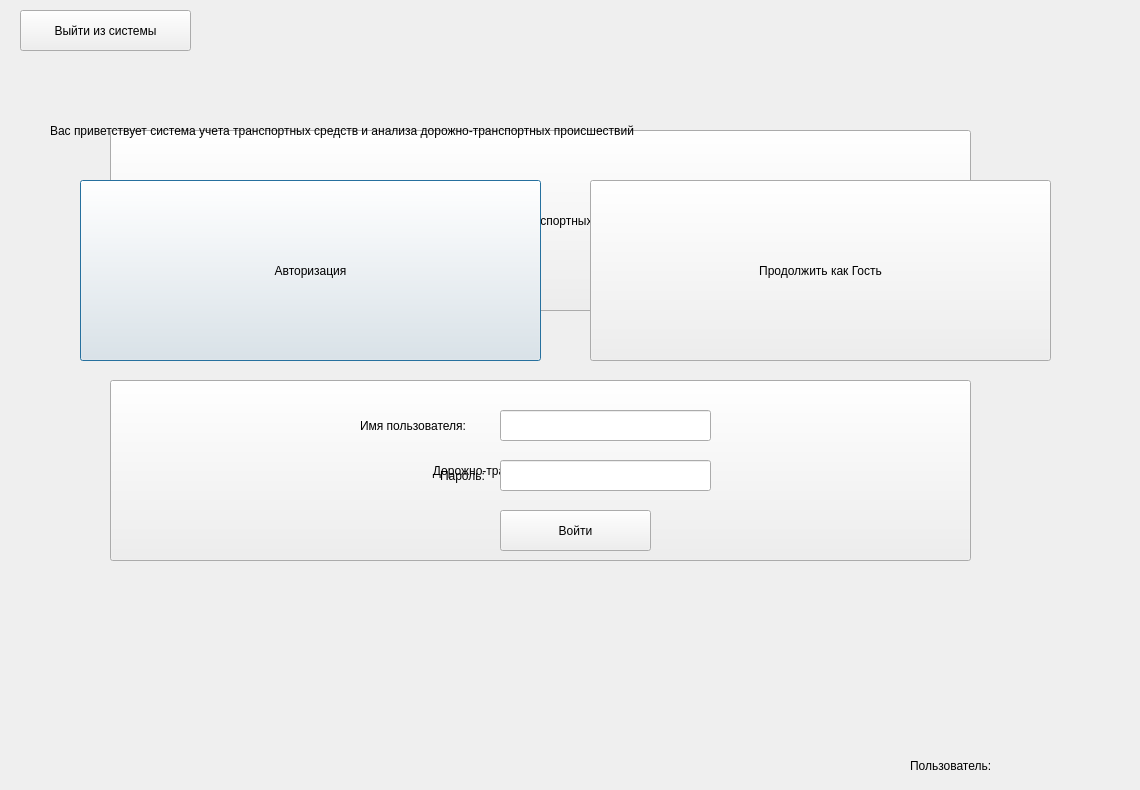
<?xml version="1.0" encoding="UTF-8"?>
<ui version="4.0">
 <class>StartWindow</class>
 <widget class="QDialog" name="StartWindow">
  <property name="geometry">
   <rect>
    <x>0</x>
    <y>0</y>
    <width>1140</width>
    <height>790</height>
   </rect>
  </property>
  <property name="windowTitle">
   <string>Система учета транспортных средств и анализа дорожно-транспортных происшествий</string>
  </property>
  <property name="styleSheet">
   <string notr="true"/>
  </property>
  <widget class="QPushButton" name="pushButton1">
   <property name="enabled">
    <bool>true</bool>
   </property>
   <property name="geometry">
    <rect>
     <x>110</x>
     <y>130</y>
     <width>861</width>
     <height>181</height>
    </rect>
   </property>
   <property name="focusPolicy">
    <enum>Qt::NoFocus</enum>
   </property>
   <property name="styleSheet">
    <string notr="true">font: 16pt &quot;Bahnschrift&quot;;</string>
   </property>
   <property name="text">
    <string>Регистрации транспортных средств</string>
   </property>
   <property name="checkable">
    <bool>false</bool>
   </property>
   <property name="default">
    <bool>false</bool>
   </property>
   <property name="flat">
    <bool>false</bool>
   </property>
  </widget>
  <widget class="QPushButton" name="pushButton2">
   <property name="geometry">
    <rect>
     <x>110</x>
     <y>380</y>
     <width>861</width>
     <height>181</height>
    </rect>
   </property>
   <property name="focusPolicy">
    <enum>Qt::NoFocus</enum>
   </property>
   <property name="styleSheet">
    <string notr="true">font: 16pt &quot;Bahnschrift&quot;;</string>
   </property>
   <property name="text">
    <string>Дорожно-транспортные происшествия</string>
   </property>
  </widget>
  <widget class="QPushButton" name="btn_login">
   <property name="geometry">
    <rect>
     <x>80</x>
     <y>180</y>
     <width>461</width>
     <height>181</height>
    </rect>
   </property>
   <property name="styleSheet">
    <string notr="true">font: 16pt &quot;Bahnschrift&quot;;</string>
   </property>
   <property name="text">
    <string>Авторизация</string>
   </property>
  </widget>
  <widget class="QPushButton" name="btn_guest">
   <property name="geometry">
    <rect>
     <x>590</x>
     <y>180</y>
     <width>461</width>
     <height>181</height>
    </rect>
   </property>
   <property name="styleSheet">
    <string notr="true">font: 16pt &quot;Bahnschrift&quot;;</string>
   </property>
   <property name="text">
    <string>Продолжить как Гость</string>
   </property>
  </widget>
  <widget class="QPushButton" name="btn_submit">
   <property name="geometry">
    <rect>
     <x>500</x>
     <y>510</y>
     <width>151</width>
     <height>41</height>
    </rect>
   </property>
   <property name="styleSheet">
    <string notr="true">font: 10pt &quot;MS Shell Dlg 2&quot;;</string>
   </property>
   <property name="text">
    <string>Войти</string>
   </property>
  </widget>
  <widget class="QLineEdit" name="lineEdit_login">
   <property name="geometry">
    <rect>
     <x>500</x>
     <y>410</y>
     <width>211</width>
     <height>31</height>
    </rect>
   </property>
  </widget>
  <widget class="QLabel" name="label_login">
   <property name="geometry">
    <rect>
     <x>360</x>
     <y>410</y>
     <width>141</width>
     <height>31</height>
    </rect>
   </property>
   <property name="styleSheet">
    <string notr="true">font: 9pt &quot;MS Shell Dlg 2&quot;;</string>
   </property>
   <property name="text">
    <string>Имя пользователя:</string>
   </property>
  </widget>
  <widget class="QLabel" name="label_pwd">
   <property name="geometry">
    <rect>
     <x>440</x>
     <y>460</y>
     <width>61</width>
     <height>31</height>
    </rect>
   </property>
   <property name="styleSheet">
    <string notr="true">font: 9pt &quot;MS Shell Dlg 2&quot;;</string>
   </property>
   <property name="text">
    <string>Пароль:</string>
   </property>
  </widget>
  <widget class="QLineEdit" name="lineEdit_pwd">
   <property name="geometry">
    <rect>
     <x>500</x>
     <y>460</y>
     <width>211</width>
     <height>31</height>
    </rect>
   </property>
  </widget>
  <widget class="QLabel" name="label_hello">
   <property name="geometry">
    <rect>
     <x>50</x>
     <y>90</y>
     <width>1061</width>
     <height>81</height>
    </rect>
   </property>
   <property name="styleSheet">
    <string notr="true">font: 75 11.5pt &quot;Verdana&quot;;</string>
   </property>
   <property name="text">
    <string>Вас приветствует система учета транспортных средств и анализа дорожно-транспортных происшествий</string>
   </property>
  </widget>
  <widget class="QLabel" name="label_acc">
   <property name="geometry">
    <rect>
     <x>910</x>
     <y>750</y>
     <width>261</width>
     <height>31</height>
    </rect>
   </property>
   <property name="styleSheet">
    <string notr="true">font: 9pt &quot;MS Shell Dlg 2&quot;;</string>
   </property>
   <property name="text">
    <string>Пользователь: </string>
   </property>
  </widget>
  <widget class="QPushButton" name="btn_back">
   <property name="geometry">
    <rect>
     <x>20</x>
     <y>10</y>
     <width>171</width>
     <height>41</height>
    </rect>
   </property>
   <property name="styleSheet">
    <string notr="true">font: 9pt &quot;MS Shell Dlg 2&quot;;</string>
   </property>
   <property name="text">
    <string>Выйти из системы</string>
   </property>
  </widget>
 </widget>
 <resources/>
 <connections/>
</ui>
